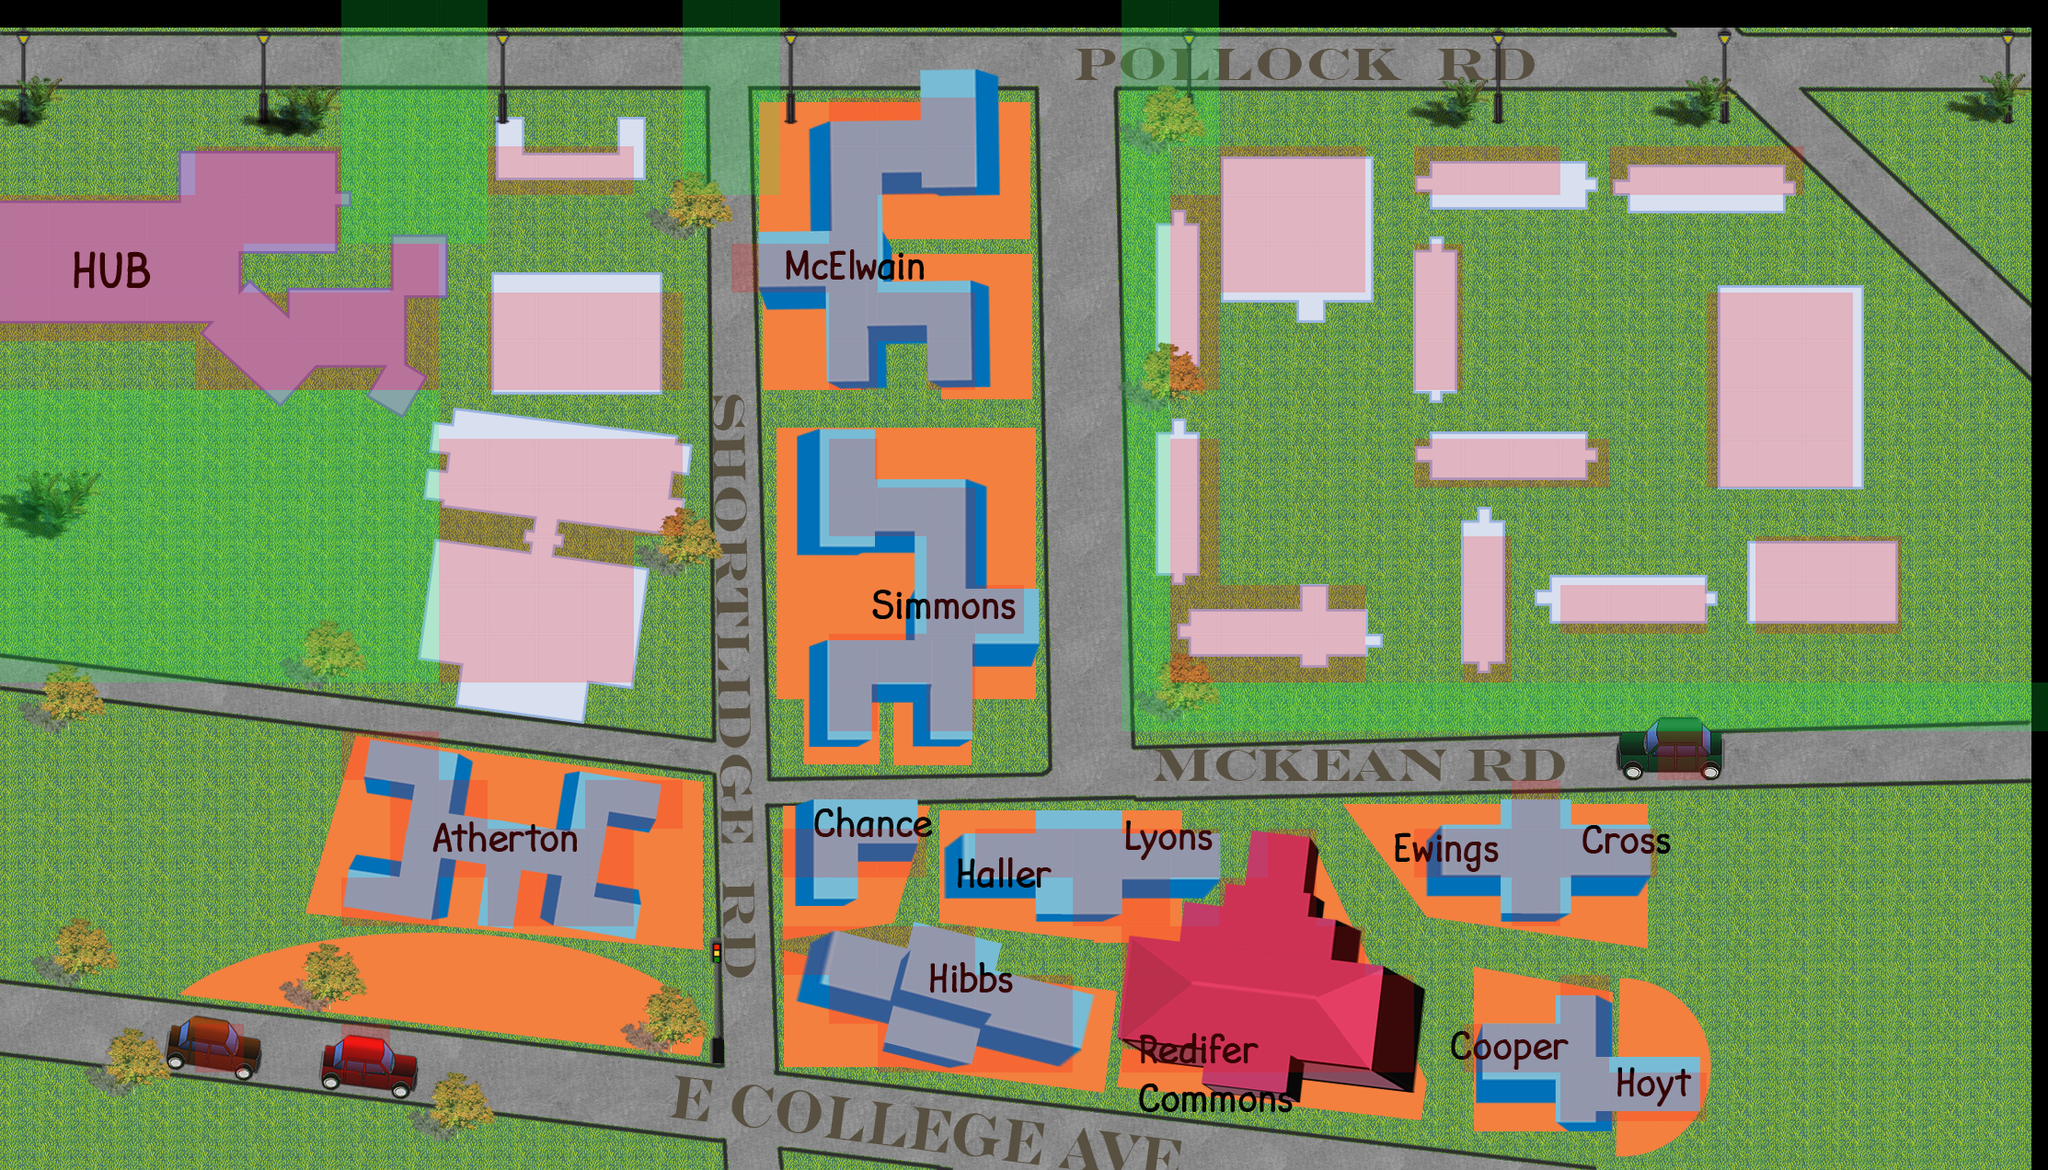

Below is a game level as drawn by its tile map, then a one-line description and the .tmx that defines it (tile-layer data replaced by summaries):
An orthogonal 42x24 tile map with 53x53 px tiles, 2 tile layers (Tile Layer 1, building), 2 tilesets.

<map version="1.0" orientation="orthogonal" renderorder="right-down" width="42" height="24" tilewidth="53" tileheight="53" nextobjectid="1">
 <tileset firstgid="1" name="South" tilewidth="53" tileheight="53">
  <image source="South.png" width="2226" height="1272" />
 </tileset>
 <tileset firstgid="1009" name="meta_tiles" tilewidth="53" tileheight="53">
  <image source="meta_tiles.png" width="106" height="53" />
  <tile id="0">
   <properties>
    <property name="collision" value="false" />
   </properties>
  </tile>
  <tile id="1">
   <properties>
    <property name="collision" value="true" />
   </properties>
  </tile>
 </tileset>
 <layer name="Tile Layer 1" width="42" height="24">
  <data>[1008 cells, 1008 non-empty, 1008 distinct tile ids]</data>
 </layer>
 <layer name="building" width="42" height="24">
  <data>[1008 cells, 341 non-empty, 2 distinct tile ids]</data>
 </layer>
</map>
